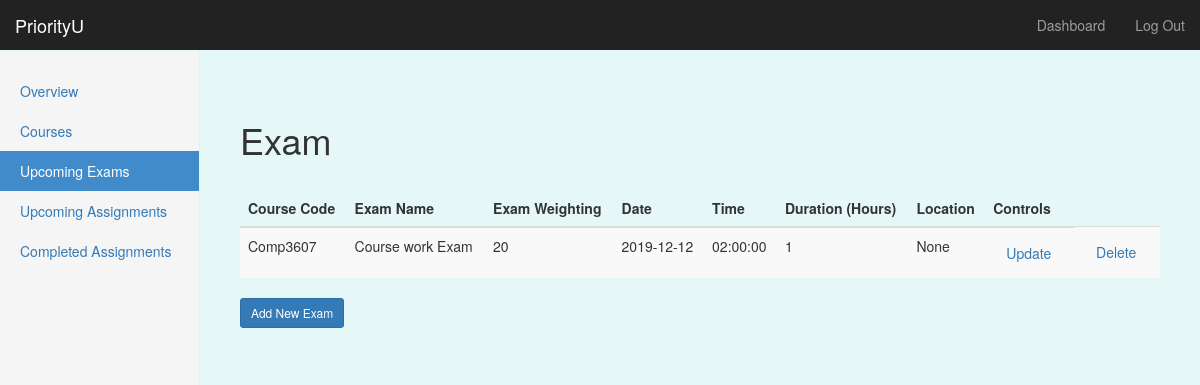
Before: /dashboard/exams (signed in) with the older database file.
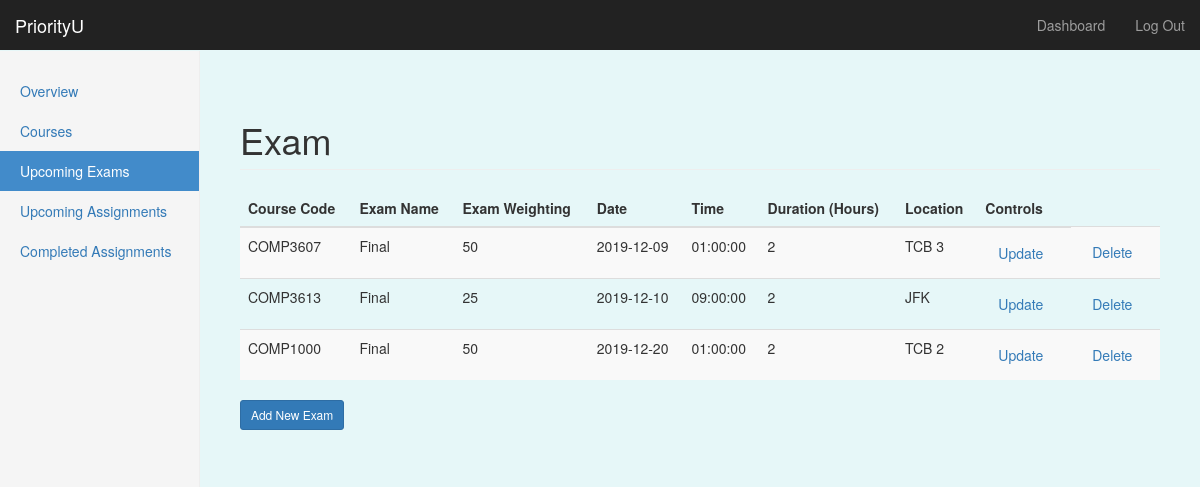
After: the same page with the newer database file.
### priorityU/models/models.py (models this page shows, shortened)
class Exam(db.Model): # Dominic 18/11- created model for assignment db
    __tablename__ = 'exams'
    e_id = db.Column(db.Integer, primary_key=True)
    exam_name=db.Column(db.String, nullable=False)
    course_code = db.Column(db.String, db.ForeignKey('courses.course_code'))
    weighting = db.Column(db.Integer)
    date = db.Column(db.Date, nullable=False)
    time = db.Column(db.Time)
    duration = db.Column(db.Integer, nullable=False)
    location = db.Column(db.String)
    user_id = db.Column(db.Integer, db.ForeignKey('users.id'))

### priorityU/routes.py (the view)
@app.route('/dashboard/exams')
@login_required
def exams():
    user_exams = Exam.query.filter_by(user_id=current_user.get_id()).order_by(Exam.date.asc()).all()
    return render_template('exams.html', exams=user_exams, form=None, edit_state=False,add_state=False)

### priorityU/routes.py (called while the page is built)
@login_manager.user_loader
def load_user(user_id):
    return User.query.get(int(user_id))

### priorityU/templates/exams.html (shortened to what this page needs)
{% extends "bootstrap/base.html" %}
{% import "bootstrap/wtf.html" as wtf %}
{% block styles %}
{{super()}}
<link rel="stylesheet" href="{{url_for('.static', filename='style.css')}}">
{% endblock %}
{% block content %}
    <nav class="navbar navbar-inverse navbar-fixed-top">
      <div class="container-fluid">
        <div class="navbar-header">
          <a class="navbar-brand" href="#">PriorityU</a>
        </div>
        <div id="navbar" class="navbar-collapse collapse">
          <ul class="nav navbar-nav navbar-right">
            <li><a href="#">Dashboard</a></li>
            <li><a href="{{ url_for('logout') }}">Log Out</a></li>
          </ul>
        </div>
      </div>
    </nav>
    <div class="container-fluid">
		  <div class="row">
			<div class="col-sm-3 col-md-2 sidebar">
			<ul class="nav nav-sidebar">
				<li {% if request.endpoint == 'dashboard' %} class="active" {% endif %}> <a href="{{url_for('dashboard')}}">Overview</a></li>
				<li {% if request.endpoint == 'courses' %} class="active" {% endif %}><a href="{{url_for('courses')}}" id="tab2-id">Courses</a></li>
				<li {% if request.endpoint == 'exams' or '<e_id>'  %} class="active" {% endif %}><a href="{{url_for('exams')}}">Upcoming Exams</a></li>
				<li {% if request.endpoint == 'assignments' %} class="active" {% endif %}><a href="{{url_for('assignments')}}">Upcoming Assignments</a></li>
				<li {% if request.endpoint == 'completed' %} class="active" {% endif %} ><a href="{{url_for('completed')}}">Completed Assignments</a></li>
			</ul>
		  </div>
		  {% if not edit_state  and form != None %}
		  <form class="form-signin" method="POST">
						<h2 class="form-signin-heading">Create New Exam</h2>
						{{ form.hidden_tag() }}
						{{ wtf.form_field(form.course_code) }}
						{{ wtf.form_field(form.exam_name) }}
						{{ wtf.form_field(form.weighting) }}
						{{ wtf.form_field(form.date) }}
						{{ wtf.form_field(form.time) }}
						{{ wtf.form_field(form.duration) }}
						{{ wtf.form_field(form.location) }}
						<button class="btn btn-primary btn-sm" type="submit">Create</button>
						<a href="{{	url_for('exams') }}" role="button" class="btn btn-secondary btn-sm" >Cancel</a>
		   </form>
		  {% else %}
		  <div class="col-sm-9 col-sm-offset-3 col-md-10 col-md-offset-2 main">
			  <h1 class="page-header">Exam</h1>
			  <table class="table table-striped table-hover">
				<thead class="thead-dark">
					<tr>
						<th>Course Code</th>
						<th>Exam Name</th>
						<th>Exam Weighting</th>
						<th>Date</th>
						<th>Time</th>
						<th>Duration (Hours)</th>
						<th>Location</th>
						<th>Controls</th>
					</tr>
				</thead>
				<tbody>
					{% for e in exams %}
					<tr>
						<td>{{e.course_code}}</td>
						<td>{{e.exam_name}}</td>
						<td>{{e.weighting}}</td>
						<td>{{e.date}}</td>
						<td>{{e.time}}</td>
						<td>{{e.duration}}</td>
						<td>{{e.location}}</td>
						<td>
						   <a href='/dashboard/updateexam/{{e.e_id}}' class="btn btn-secondary">Update</a>
						</td>
						<td>
						  <a href='/dashboard/exams/{{e.e_id}}' class="btn btn-secondary">Delete</a>
						</td>
					</tr>
					{% endfor %}
				</tbody>
			  </table>
			  <h4><a href="/dashboard/exams/add" class="btn btn-primary btn-sm">Add New Exam</a></h4>
			{% endif %}
		</div>
		</div>
		</div>
{% endblock %}

Changed rows visible on the page:
removed Exam: course_code "Comp3607", exam_name "Course work Exam", weighting "20", date "2019-12-12", time "02:00:00", duration "1", location "None"
added Exam: course_code "COMP3607", exam_name "Final", weighting "50", date "2019-12-09", time "01:00:00", duration "2", location "TCB 3"
added Exam: course_code "COMP3613", exam_name "Final", weighting "25", date "2019-12-10", time "09:00:00", duration "2", location "JFK"
added Exam: course_code "COMP1000", exam_name "Final", weighting "50", date "2019-12-20", time "01:00:00", duration "2", location "TCB 2"
